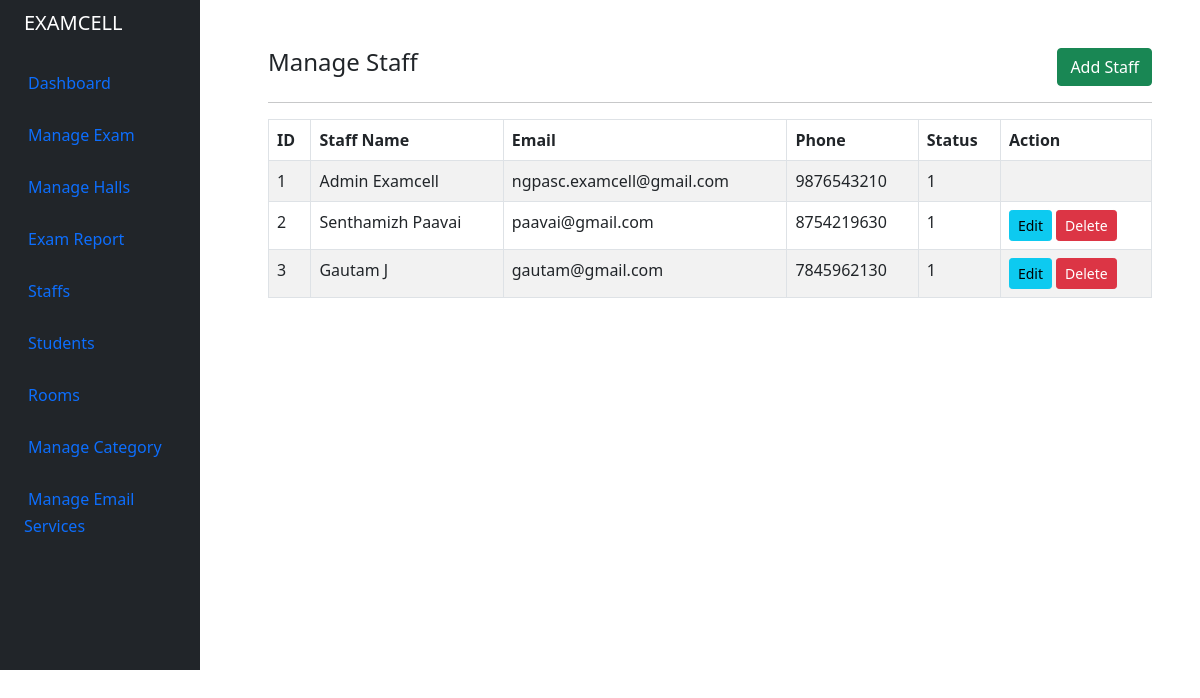
The app's page /admin/staff.php (signed in), older data.
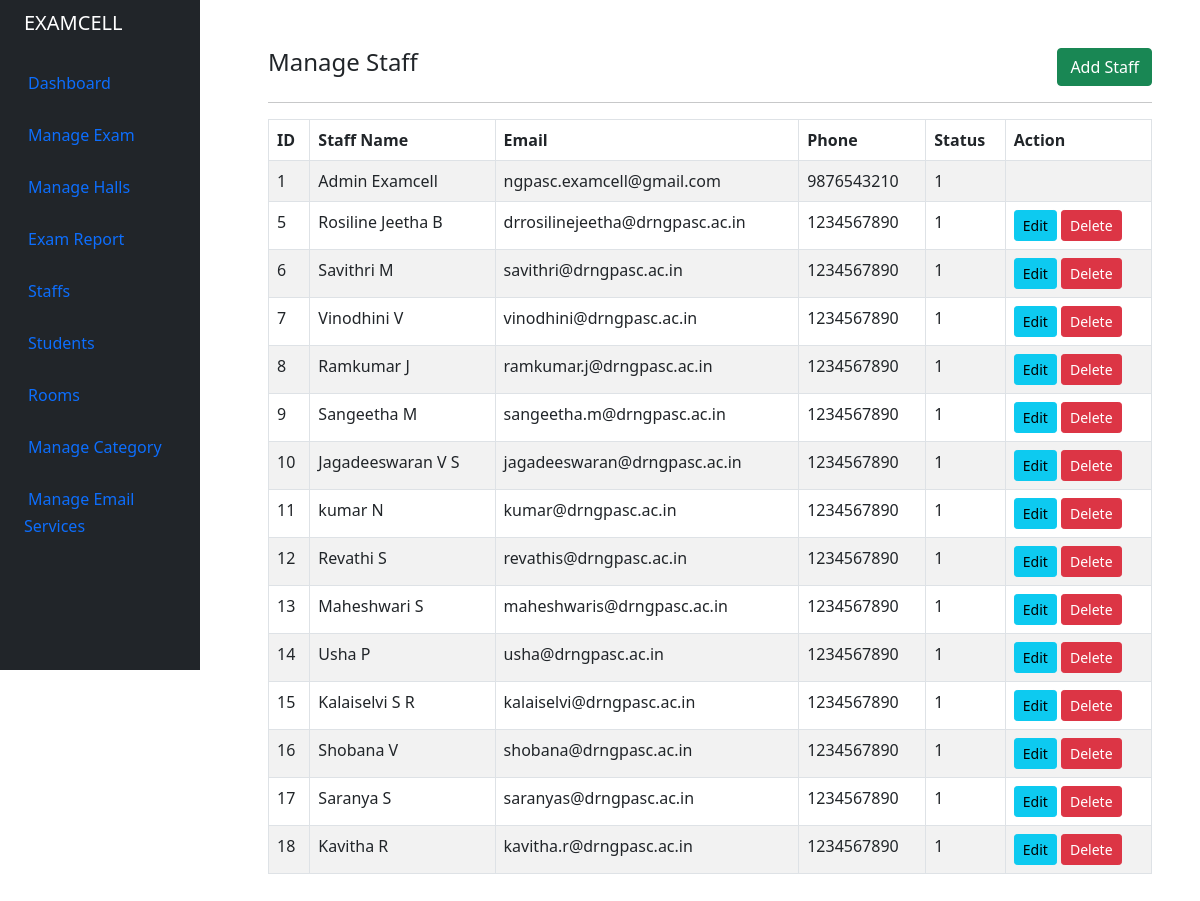
The same page, newer data.
### tables this page shows
CREATE TABLE `tbl_staff` (
  `id` int(11) NOT NULL,
  `email` varchar(100) NOT NULL,
  `firstname` varchar(50) NOT NULL,
  `lastname` varchar(50) NOT NULL,
  `phonenumber` varchar(30) DEFAULT NULL,
  `password` varchar(250) NOT NULL,
  `pass_code` varchar(250) DEFAULT NULL,
  `profile_image` varchar(191) DEFAULT NULL,
  `staff_department` int(11) NOT NULL DEFAULT 0,
  `admin` int(11) NOT NULL DEFAULT 0,
  `active` int(11) NOT NULL DEFAULT 1,
  `media_path_slug` varchar(191) DEFAULT NULL,
  `created_at` datetime NOT NULL,
  `created_by` int(11) NOT NULL,
  `updated_at` datetime NOT NULL,
  `updated_by` int(11) NOT NULL
);

### admin/staff.php (the view, shortened to what this page needs)
<?php
include '../helpers/basic_helper.php';
if (isset($_SESSION['email']) && isset($_SESSION['id'])) {
    echo site_header();
?>
    <div class="container-fluid">
        <div class="row flex-nowrap">
            <?php echo site_navbar(); ?>
            <div class="after-side-content col py-5 px-5">
                <div class="row">
                    <div class="col-md-8">
                            <h4>Manage Staff</h4>
                    </div>
                    <div class="col-md-4">
                        <a href="staff_create_edit.php" class="btn btn-success rounded float-end">Add Staff</a>
                    </div>
                </div>
                <div>
                    <hr>
                    <table class="table table-bordered table-striped">
                        <thead>
                            <tr>
                                <th>ID</th>
                                <th>Staff Name</th>
                                <th>Email</th>
                                <th>Phone</th>
                                <th>Status</th>
                                <th>Action</th>
                            </tr>
                        </thead>
                        <tbody>
                            <?php
                            $query = "SELECT * FROM tbl_staff";
                            $query_run = mysqli_query($conn, $query);
                            if (mysqli_num_rows($query_run) > 0) {
                                foreach ($query_run as $staff) {
                            ?>
                                    <tr>
                                        <td><?= $staff['id']; ?></td>
                                        <td><?= $staff['firstname'] . ' ' . $staff['lastname']; ?></td>
                                        <td><?= $staff['email']; ?></td>
                                        <td><?= $staff['phonenumber']; ?></td>
                                        <td><?= $staff['active']; ?></td>
                                        <td>
                                            <?php if ($staff['admin'] == 0) { ?>
                                            <a href="staff_create_edit.php?id=<?= $staff['id']; ?>" class="btn btn-info btn-sm">Edit</a>
                                            <form action="controller.php" method="POST" class="d-inline">
                                                <button type="submit" name="delete_staff" value="<?= $staff['id']; ?>" class="btn btn-danger btn-sm">Delete</button>
                                            </form>
                                            <?php } ?>
                                        </td>
                                    </tr>
                            <?php
                                }
                            } else {
                                echo "<h5> No Record Found </h5>";
                            }
                            ?>
                        </tbody>
                    </table>
                </div>
            </div>
        </div>
    </div>
<?php
    echo site_footer();
} else {
    header("Location: index.php");
}

Row changes from the older to the newer data that the page shows:
removed tbl_staff: id "2", firstname "Senthamizh", lastname "Paavai", email "paavai@gmail.com", phonenumber "8754219630", active "1"
removed tbl_staff: id "3", firstname "Gautam", lastname "J", email "gautam@gmail.com", phonenumber "7845962130", active "1"
added tbl_staff: id "5", firstname "Rosiline Jeetha", lastname "B", email "drrosilinejeetha@drngpasc.ac.in", phonenumber "1234567890", active "1"
added tbl_staff: id "6", firstname "Savithri", lastname "M", email "savithri@drngpasc.ac.in", phonenumber "1234567890", active "1"
added tbl_staff: id "7", firstname "Vinodhini", lastname "V", email "vinodhini@drngpasc.ac.in", phonenumber "1234567890", active "1"
added tbl_staff: id "8", firstname "Ramkumar", lastname "J", email "ramkumar.j@drngpasc.ac.in", phonenumber "1234567890", active "1"
added tbl_staff: id "9", firstname "Sangeetha", lastname "M", email "sangeetha.m@drngpasc.ac.in", phonenumber "1234567890", active "1"
added tbl_staff: id "10", firstname "Jagadeeswaran", lastname "V S", email "jagadeeswaran@drngpasc.ac.in", phonenumber "1234567890", active "1"
added tbl_staff: id "11", firstname "kumar", lastname "N", email "kumar@drngpasc.ac.in", phonenumber "1234567890", active "1"
added tbl_staff: id "12", firstname "Revathi", lastname "S", email "revathis@drngpasc.ac.in", phonenumber "1234567890", active "1"
added tbl_staff: id "13", firstname "Maheshwari", lastname "S", email "maheshwaris@drngpasc.ac.in", phonenumber "1234567890", active "1"
added tbl_staff: id "14", firstname "Usha", lastname "P", email "usha@drngpasc.ac.in", phonenumber "1234567890", active "1"
added tbl_staff: id "15", firstname "Kalaiselvi", lastname "S R", email "kalaiselvi@drngpasc.ac.in", phonenumber "1234567890", active "1"
added tbl_staff: id "16", firstname "Shobana", lastname "V", email "shobana@drngpasc.ac.in", phonenumber "1234567890", active "1"
added tbl_staff: id "17", firstname "Saranya", lastname "S", email "saranyas@drngpasc.ac.in", phonenumber "1234567890", active "1"
added tbl_staff: id "18", firstname "Kavitha", lastname "R", email "kavitha.r@drngpasc.ac.in", phonenumber "1234567890", active "1"
